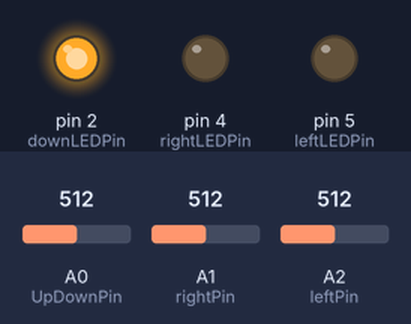
A sketch run on a simulated Arduino Uno, built with avr-gcc and run on an emulated ATmega328P. Shown: output pins drawn as LEDs (lit = HIGH). The test bench sets the inputs (shaded band); at power-on: A0 (UpDownPin) = 512, A1 (rightPin) = 512, A2 (leftPin) = 512. Pins used as bus, display or sensor lines are not drawn.

Above: at 1.2 s.
1.3 s: A0 (UpDownPin) set to 500
At 2.0 s:
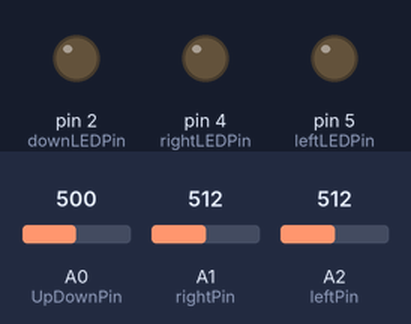
2.9 s: A0 (UpDownPin) set to 716
At 3.5 s:
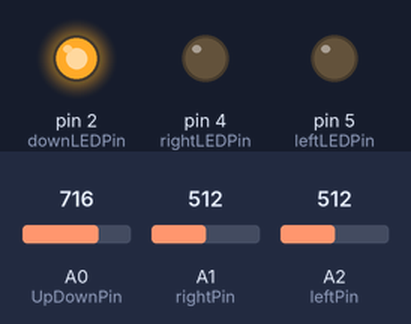
4.5 s: A0 (UpDownPin) set to 511
At 5.0 s:
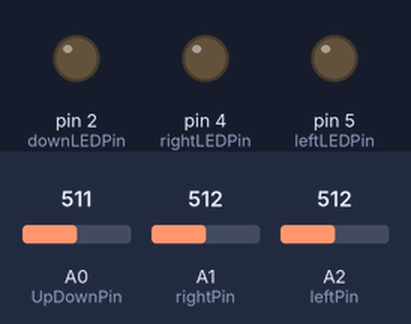
Timing chart, 0 to 7.5 s (numbered marks = the images above; inputs shaded):
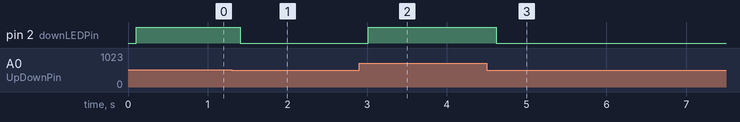

Measured:
- the behaviour switches between 512 and 511 on A0 (UpDownPin) (found by bisection; images 0 and 1)
- after the input at 1.3 s, pin 2 (downLEDPin): HIGH → LOW after 0.11 s
- after the input at 2.9 s, pin 2 (downLEDPin): LOW → HIGH after 0.11 s
- after the input at 4.5 s, pin 2 (downLEDPin): HIGH → LOW after 0.12 s

The sketch:

game_controller.ino
```cpp
const int rightLEDPin = 4;
const int leftLEDPin = 5;
const int upLEDPin = 1;
const int downLEDPin = 2;
const int UpDownPin = 0;
const int rightPin = 1;
const int leftPin = 2;

void setup(){
 Serial.begin(9600);
 pinMode(rightLEDPin, OUTPUT);
 pinMode(leftLEDPin, OUTPUT);
 pinMode(upLEDPin, OUTPUT);
 pinMode(downLEDPin, OUTPUT);
}

void loop(){
  int valDial;
  int valLeft;
  int valRight;
  int percent;

  valDial = analogRead(UpDownPin);
  valLeft = analogRead(leftPin);
  valRight = analogRead(rightPin);

  percent = map(valDial,0,1023,0,100); //map values from 0 to 100
  delay(percent);
  delay(100 - percent);

  if (percent >= 25 && percent < 50){
    //statement to turn on ONLY yellow light
    digitalWrite(upLEDPin, HIGH);
    digitalWrite(downLEDPin, LOW);
  }else if (percent >= 50){
    //statement to turn on red light
    digitalWrite(upLEDPin, HIGH);
    digitalWrite(downLEDPin, HIGH);
  }else{
    //otherwise, both lights should be off
    analogWrite(upLEDPin, LOW);
    digitalWrite(downLEDPin, LOW);
  }

  if (valLeft == HIGH){
    digitalWrite(leftLEDPin, HIGH);
    Serial.println("Left on!");
  }else{
    digitalWrite(leftLEDPin, LOW);
  }

  if (valRight == HIGH){
    digitalWrite(rightLEDPin, HIGH);
  }else{
    digitalWrite(rightLEDPin, LOW);
  }

  //Serial.println(percent);
}
```
